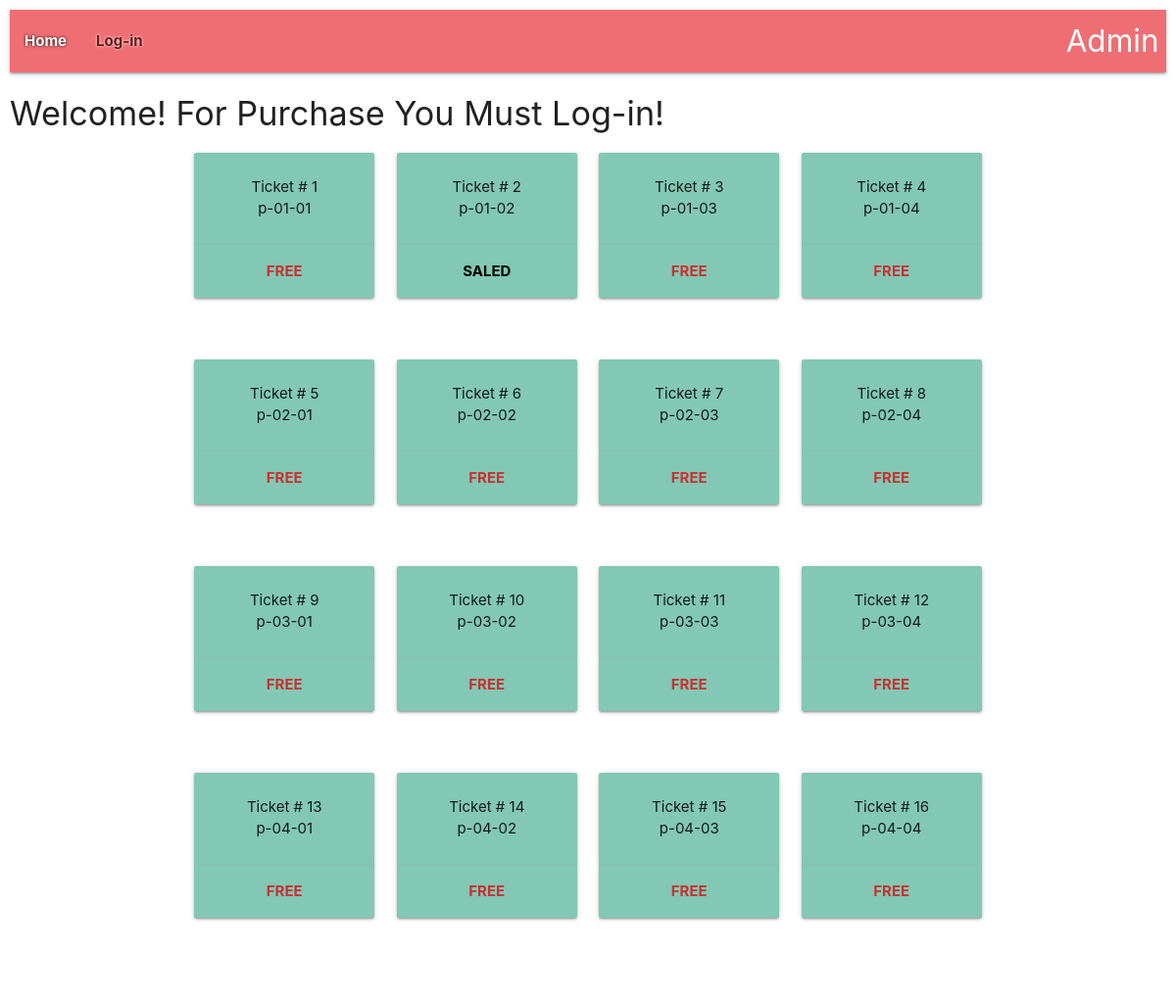
/tickets/, run on an earlier commit of the app's database.
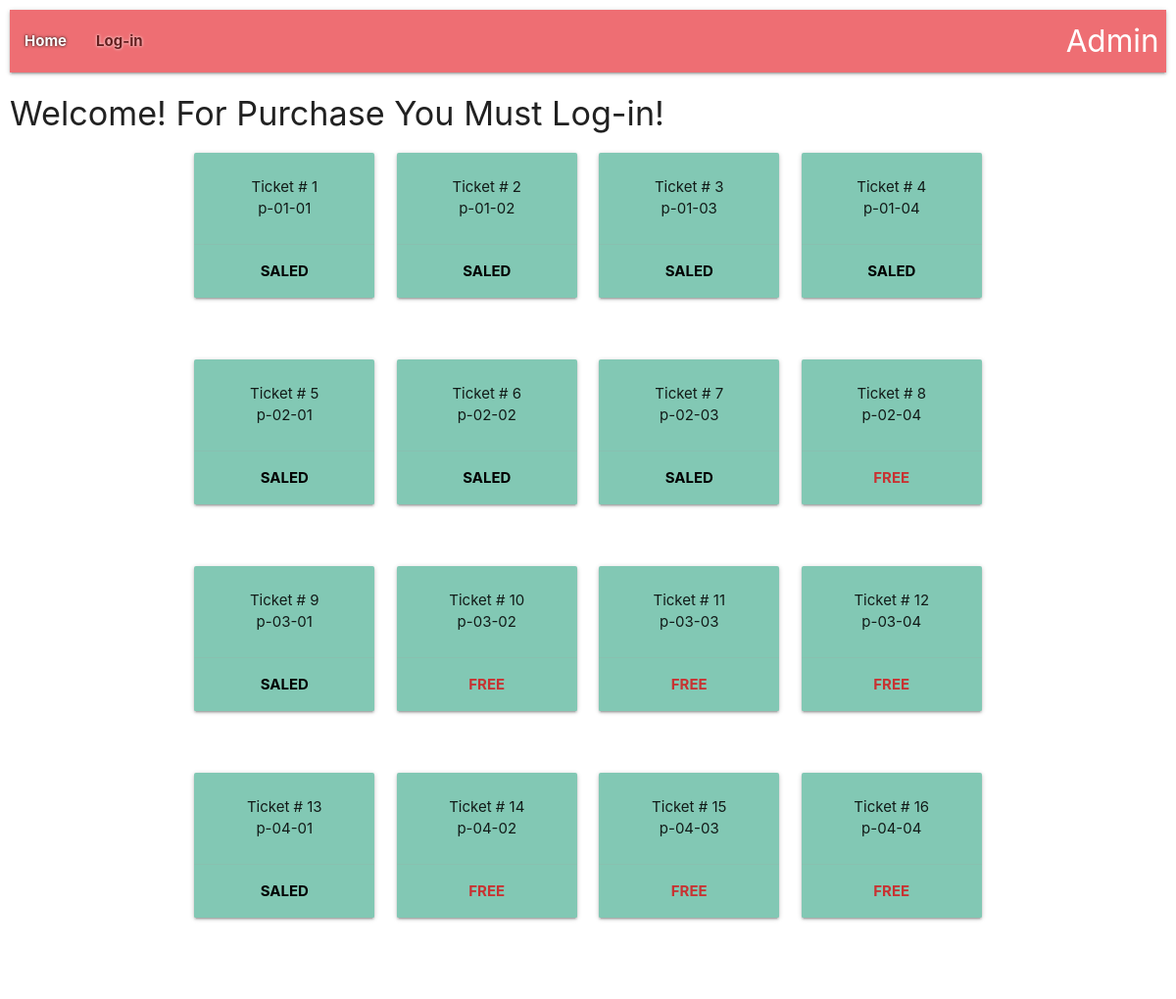
And on a later commit of the database.
### tickets/models.py (models this page shows, shortened)
class Ticket(models.Model):
    name = models.CharField(max_length=24, verbose_name='Name')
    start_time = models.DateTimeField(verbose_name='Start time', default=datetime(2021, 2, 3))
    end_time = models.DateTimeField(verbose_name="End time", default=datetime(2021, 2, 4))
    code = models.IntegerField(unique=True)
    price = models.IntegerField(default=12)
    class StatusType(TextChoices):
        FREE = 'Free', _("Free")
        SALED = 'Saled', _("Saled")
    status = models.CharField(max_length=5, choices=StatusType.choices, default=StatusType.FREE)

### tickets/views.py (the view)
# urls.py: path('', include('tickets.urls', namespace='tickets')),
def tickets(request: WSGIRequest):
    ticket_list = Ticket.objects.all()
    context = {
        'ticket_list': ticket_list,
    }
    return render(request=request, template_name='tickets/tickets.html', context=context)

### templates/tickets/tickets.html
{% extends 'base.html' %}
{% block content %}
<h4>Welcome! For Purchase You Must Log-in!</h4>
<div class="container">
    <div class="row">
        {% for ticket in ticket_list %}
        {% if forloop.counter0|divisibleby:4 %}
        <div class="row">
            {% endif %}
            <div class="col s12 m3 l3 center">
                <div class="row">
                    <div class="col s12">
                        <div class="card" style="background-color: rgb(130,200,180);">
                            <div class="card-content">
                                <p>Ticket # {{ ticket.pk }}</p>
                                <p>{{ ticket.name }}</p>
                            </div>
                            <div class="card-action">
                                {% if ticket.orders %}
                                <span style="color: rgb(0,0,0); font-weight: bold;">SALED</span>
                                {% else %}
                                <span style="color: rgb(200,50,50); font-weight: bold;">FREE</span>
                                {% endif %}
                            </div>
                        </div>
                    </div>
                </div>
            </div>
            {% if forloop.counter|divisibleby:4 or forloop.last %}
        </div>
        {% endif %}
        {% endfor %}
    </div>
</div>
{% endblock %}

What changed in the data, as far as the page shows it:
changed Ticket id 1: text "FREE" → "SALED"
changed Ticket id 3: text "FREE" → "SALED"
changed Ticket id 4: text "FREE" → "SALED"
changed Ticket id 5: text "FREE" → "SALED"
changed Ticket id 6: text "FREE" → "SALED"
changed Ticket id 7: text "FREE" → "SALED"
changed Ticket id 9: text "FREE" → "SALED"
changed Ticket id 13: text "FREE" → "SALED"
